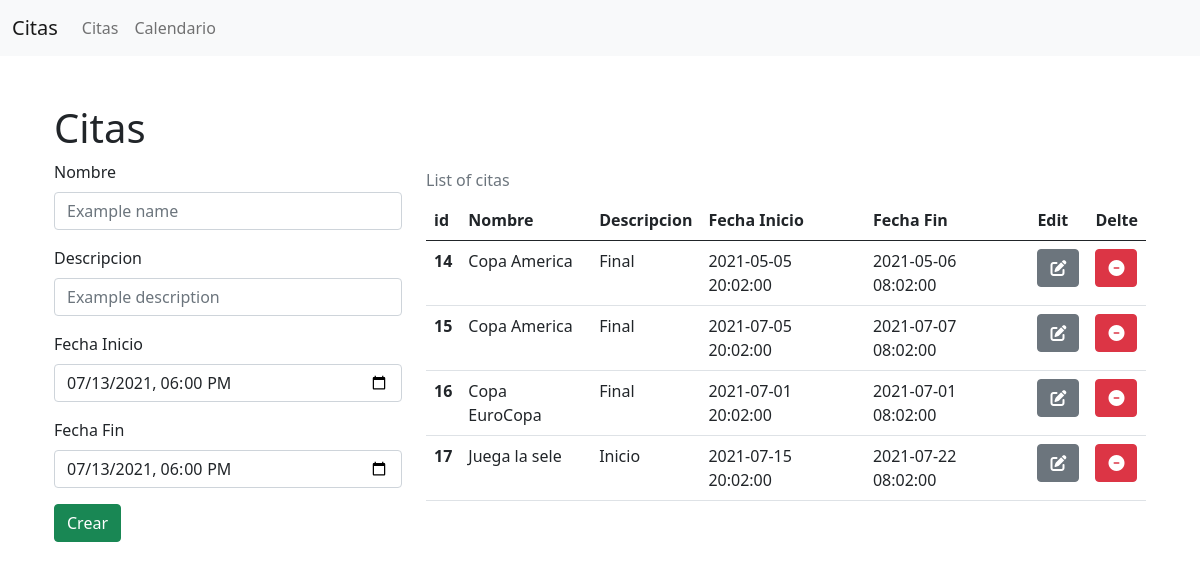
The page / on the database its author committed.
### tables this page shows
CREATE TABLE `cita` (
  `cit_id` int(11) NOT NULL,
  `cit_nombre` varchar(100) NOT NULL,
  `cit_descripcion` varchar(100) DEFAULT NULL,
  `cit_dateInicio` datetime NOT NULL,
  `cit_dateFinal` datetime NOT NULL
);

### index.php (the view, shortened to what this page needs)
<?php
include("db.php");
?>
<?php include("includes/header.php"); ?>
<br>
<div class="container p-4">
    <div class="row">
        <h1>Citas</h1>
        <div class="col-md-4">
            <form action="models/create.php" method="POST">
                <div class="form-group">
                    <div class="mb-3">
                        <label class="form-label">Nombre</label>
                        <input class="form-control" name="firstName" placeholder="Example name">
                    </div>
                    <div class="mb-3">
                        <label class="form-label">Descripcion</label>
                        <input class="form-control" name="description" placeholder="Example description">
                    </div>
                    <div class="mb-3">
                        <label class="form-label">Fecha Inicio</label>
                        <input class="form-control" type="datetime-local" id="Start" name="Start" value="2021-07-13T18:00:00">
                    </div>
                    <div class="mb-3">
                        <label class="form-label">Fecha Fin</label>
                        <input class="form-control" type="datetime-local" id="End" name="End" value="2021-07-13T18:00:00">
                    </div>
                    <input type = "submit" class="btn btn-success btn-block" name="create" value="Crear" >
                </div>
            </form>
        </div>
        <div class="col-md-8">
            <table class="table caption-top">
                <caption>List of citas</caption>
                <thead>
                    <tr>
                    <th scope="col">id</th>
                    <th scope="col">Nombre</th>
                    <th scope="col">Descripcion</th>
                    <th scope="col">Fecha Inicio</th>
                    <th scope="col">Fecha Fin</th>
                    <th scope="col">Edit</th>
                    <th scope="col">Delte</th>
                    </tr>
                </thead>
                <tbody>
                    <?php
                    $query = "SELECT * FROM cita";
                    $result_users = mysqli_query($conn, $query);
                    while($row = mysqli_fetch_array($result_users)){ ?>
                        <tr>
                        <th scope="row"> <?php echo $row['cit_id'] ?>  </th>
                        <td> <?php echo $row['cit_nombre'] ?> </td>
                        <td> <?php echo $row['cit_descripcion'] ?> </td>
                        <td> <?php echo $row['cit_dateInicio'] ?> </td>
                        <td> <?php echo $row['cit_dateFinal'] ?></td>
                        <td>
                            <a href="models/edit.php?id=<?php echo $row['cit_id'] ?>" class="btn btn-secondary">
                                <i class="fas fa-edit"></i>
                            </a>
                        </td>
                        <td>
                            <a href="models/delete.php?id=<?php echo $row['cit_id'] ?>" class="btn btn-danger">
                                <i class="fas fa-minus-circle"></i>
                            </a>
                        </td>
                        </tr>
                    <?php }
                     ?>
                </tbody>
            </table>
        </div>
    </div>
</div>
<?php include("includes/footer.php"); ?>

### includes/header.php (shortened to what this page needs)
<!DOCTYPE html>
<html lang="en">
<head>
    <link href="https://cdn.jsdelivr.net/npm/bootstrap@5.0.2/dist/css/bootstrap.min.css" rel="stylesheet">
    <link rel="stylesheet" href="assets/css/fullcalendar.min.css">
</head>
<body>
<?php include("navbar.php"); ?>

### includes/navbar.php (shortened to what this page needs)
<nav class="navbar navbar-expand-lg navbar-light bg-light">
  <div class="container-fluid">
    <a class="navbar-brand" href="#">Citas</a>
    <div class="collapse navbar-collapse" id="navbarSupportedContent">
      <ul class="navbar-nav me-auto mb-2 mb-lg-0">
        <li class="nav-item">
          <a class="nav-link" href="index.php">Citas</a>
        </li>
        <li class="nav-item">
          <a class="nav-link" href="Citas.php">Calendario</a>
        </li>
      </ul>
    </div>
  </div>
</nav>

### includes/footer.php (shortened to what this page needs)
</body>
</html>

### rows shown on the page
cita: cit_id "14", cit_nombre "Copa America", cit_descripcion "Final", cit_dateInicio "2021-05-05 20:02:00", cit_dateFinal "2021-05-06 08:02:00"
cita: cit_id "15", cit_nombre "Copa America", cit_descripcion "Final", cit_dateInicio "2021-07-05 20:02:00", cit_dateFinal "2021-07-07 08:02:00"
cita: cit_id "16", cit_nombre "Copa EuroCopa", cit_descripcion "Final", cit_dateInicio "2021-07-01 20:02:00", cit_dateFinal "2021-07-01 08:02:00"
cita: cit_id "17", cit_nombre "Juega la sele", cit_descripcion "Inicio", cit_dateInicio "2021-07-15 20:02:00", cit_dateFinal "2021-07-22 08:02:00"
